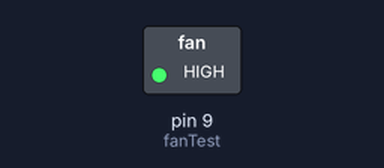
Recording of a sketch running on a simulated Arduino Uno, built with avr-gcc and run on an emulated ATmega328P. Parts: switched loads named in the sketch (green lamp = pin HIGH).

Above: at 0.1 s.
Timing chart, 0 to 1.6 s (numbered marks = the images above):
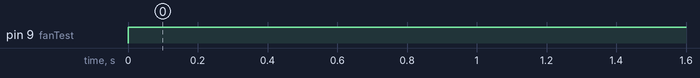

The sketch:

fans.ino
```cpp
#include <Arduino.h>

const int fanTest = 9;
//value can be changed to test PWM function
int fanPWM = 0;

void setup()
{
    Serial.begin(9600);
    pinMode(fanTest, OUTPUT);
}

void loop()
{
    //analogWrite(fanTest, fanPWM);
    digitalWrite(fanTest, HIGH);
}
```

Measured:
- by itself, pin 9 (fanTest): LOW → HIGH at 0.00 s
